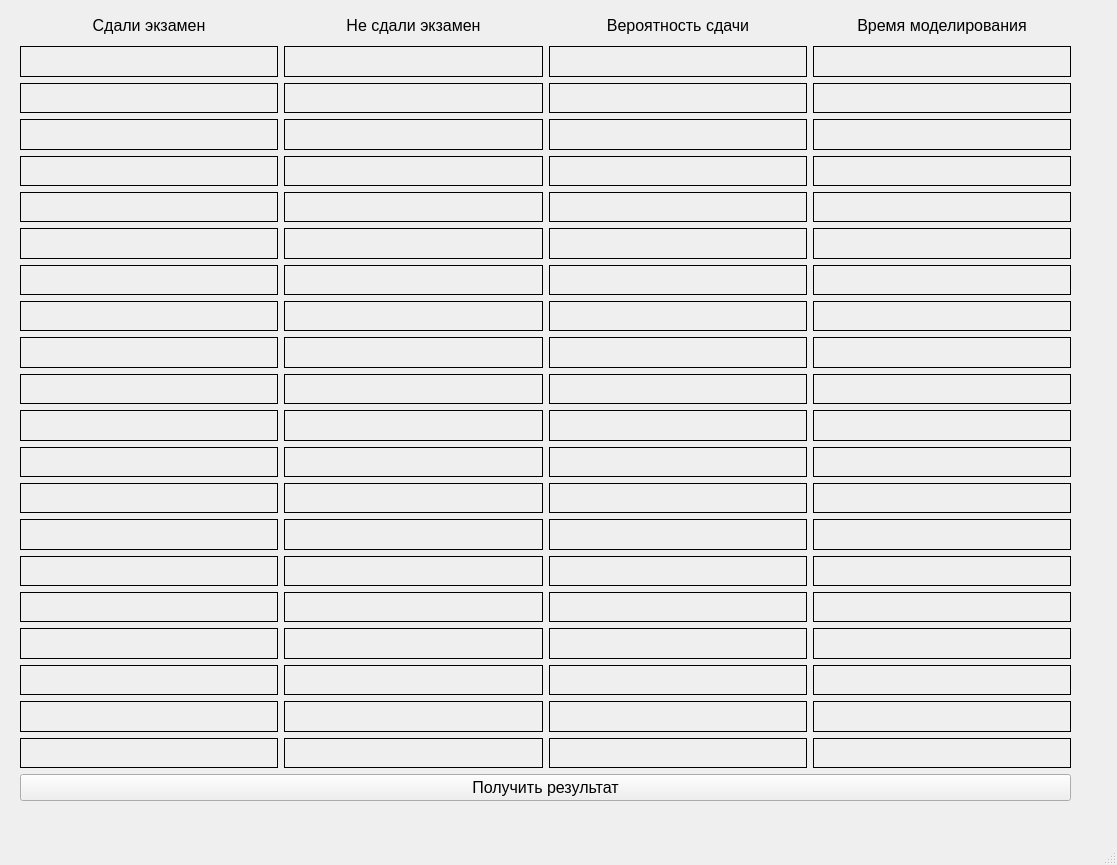
<?xml version="1.0" encoding="UTF-8"?>
<ui version="4.0">
 <class>MainWindow</class>
 <widget class="QMainWindow" name="MainWindow">
  <property name="geometry">
   <rect>
    <x>0</x>
    <y>0</y>
    <width>1117</width>
    <height>865</height>
   </rect>
  </property>
  <property name="windowTitle">
   <string>MainWindow</string>
  </property>
  <widget class="QWidget" name="centralwidget">
   <widget class="QWidget" name="gridLayoutWidget">
    <property name="geometry">
     <rect>
      <x>20</x>
      <y>10</y>
      <width>1051</width>
      <height>791</height>
     </rect>
    </property>
    <layout class="QGridLayout" name="gridLayout">
     <item row="6" column="3">
      <widget class="QLabel" name="field_23">
       <property name="font">
        <font>
         <pointsize>12</pointsize>
        </font>
       </property>
       <property name="styleSheet">
        <string notr="true">border-style: solid; border-width: 1px; border-color: black;</string>
       </property>
       <property name="text">
        <string/>
       </property>
       <property name="alignment">
        <set>Qt::AlignCenter</set>
       </property>
      </widget>
     </item>
     <item row="6" column="2">
      <widget class="QLabel" name="field_22">
       <property name="font">
        <font>
         <pointsize>12</pointsize>
        </font>
       </property>
       <property name="styleSheet">
        <string notr="true">border-style: solid; border-width: 1px; border-color: black;</string>
       </property>
       <property name="text">
        <string/>
       </property>
       <property name="alignment">
        <set>Qt::AlignCenter</set>
       </property>
      </widget>
     </item>
     <item row="18" column="0">
      <widget class="QLabel" name="field_68">
       <property name="font">
        <font>
         <pointsize>12</pointsize>
        </font>
       </property>
       <property name="styleSheet">
        <string notr="true">border-style: solid; border-width: 1px; border-color: black;</string>
       </property>
       <property name="text">
        <string/>
       </property>
       <property name="alignment">
        <set>Qt::AlignCenter</set>
       </property>
      </widget>
     </item>
     <item row="17" column="0">
      <widget class="QLabel" name="field_64">
       <property name="font">
        <font>
         <pointsize>12</pointsize>
        </font>
       </property>
       <property name="styleSheet">
        <string notr="true">border-style: solid; border-width: 1px; border-color: black;</string>
       </property>
       <property name="text">
        <string/>
       </property>
       <property name="alignment">
        <set>Qt::AlignCenter</set>
       </property>
      </widget>
     </item>
     <item row="17" column="1">
      <widget class="QLabel" name="field_65">
       <property name="font">
        <font>
         <pointsize>12</pointsize>
        </font>
       </property>
       <property name="styleSheet">
        <string notr="true">border-style: solid; border-width: 1px; border-color: black;</string>
       </property>
       <property name="text">
        <string/>
       </property>
       <property name="alignment">
        <set>Qt::AlignCenter</set>
       </property>
      </widget>
     </item>
     <item row="2" column="3">
      <widget class="QLabel" name="field_7">
       <property name="font">
        <font>
         <pointsize>12</pointsize>
        </font>
       </property>
       <property name="styleSheet">
        <string notr="true">border-style: solid; border-width: 1px; border-color: black;</string>
       </property>
       <property name="text">
        <string/>
       </property>
       <property name="alignment">
        <set>Qt::AlignCenter</set>
       </property>
      </widget>
     </item>
     <item row="2" column="2">
      <widget class="QLabel" name="field_6">
       <property name="font">
        <font>
         <pointsize>12</pointsize>
        </font>
       </property>
       <property name="styleSheet">
        <string notr="true">border-style: solid; border-width: 1px; border-color: black;</string>
       </property>
       <property name="text">
        <string/>
       </property>
       <property name="alignment">
        <set>Qt::AlignCenter</set>
       </property>
      </widget>
     </item>
     <item row="3" column="2">
      <widget class="QLabel" name="field_10">
       <property name="font">
        <font>
         <pointsize>12</pointsize>
        </font>
       </property>
       <property name="styleSheet">
        <string notr="true">border-style: solid; border-width: 1px; border-color: black;</string>
       </property>
       <property name="text">
        <string/>
       </property>
       <property name="alignment">
        <set>Qt::AlignCenter</set>
       </property>
      </widget>
     </item>
     <item row="3" column="0">
      <widget class="QLabel" name="field_8">
       <property name="font">
        <font>
         <pointsize>12</pointsize>
        </font>
       </property>
       <property name="styleSheet">
        <string notr="true">border-style: solid; border-width: 1px; border-color: black;</string>
       </property>
       <property name="text">
        <string/>
       </property>
       <property name="alignment">
        <set>Qt::AlignCenter</set>
       </property>
      </widget>
     </item>
     <item row="4" column="1">
      <widget class="QLabel" name="field_13">
       <property name="font">
        <font>
         <pointsize>12</pointsize>
        </font>
       </property>
       <property name="styleSheet">
        <string notr="true">border-style: solid; border-width: 1px; border-color: black;</string>
       </property>
       <property name="text">
        <string/>
       </property>
       <property name="alignment">
        <set>Qt::AlignCenter</set>
       </property>
      </widget>
     </item>
     <item row="4" column="0">
      <widget class="QLabel" name="field_12">
       <property name="font">
        <font>
         <pointsize>12</pointsize>
        </font>
       </property>
       <property name="styleSheet">
        <string notr="true">border-style: solid; border-width: 1px; border-color: black;</string>
       </property>
       <property name="text">
        <string/>
       </property>
       <property name="alignment">
        <set>Qt::AlignCenter</set>
       </property>
      </widget>
     </item>
     <item row="3" column="3">
      <widget class="QLabel" name="field_11">
       <property name="font">
        <font>
         <pointsize>12</pointsize>
        </font>
       </property>
       <property name="styleSheet">
        <string notr="true">border-style: solid; border-width: 1px; border-color: black;</string>
       </property>
       <property name="text">
        <string/>
       </property>
       <property name="alignment">
        <set>Qt::AlignCenter</set>
       </property>
      </widget>
     </item>
     <item row="4" column="2">
      <widget class="QLabel" name="field_14">
       <property name="font">
        <font>
         <pointsize>12</pointsize>
        </font>
       </property>
       <property name="styleSheet">
        <string notr="true">border-style: solid; border-width: 1px; border-color: black;</string>
       </property>
       <property name="text">
        <string/>
       </property>
       <property name="alignment">
        <set>Qt::AlignCenter</set>
       </property>
      </widget>
     </item>
     <item row="17" column="3">
      <widget class="QLabel" name="field_67">
       <property name="font">
        <font>
         <pointsize>12</pointsize>
        </font>
       </property>
       <property name="styleSheet">
        <string notr="true">border-style: solid; border-width: 1px; border-color: black;</string>
       </property>
       <property name="text">
        <string/>
       </property>
       <property name="alignment">
        <set>Qt::AlignCenter</set>
       </property>
      </widget>
     </item>
     <item row="1" column="2">
      <widget class="QLabel" name="field_2">
       <property name="font">
        <font>
         <pointsize>12</pointsize>
        </font>
       </property>
       <property name="styleSheet">
        <string notr="true">border-style: solid; border-width: 1px; border-color: black;</string>
       </property>
       <property name="text">
        <string/>
       </property>
       <property name="alignment">
        <set>Qt::AlignCenter</set>
       </property>
      </widget>
     </item>
     <item row="2" column="0">
      <widget class="QLabel" name="field_4">
       <property name="font">
        <font>
         <pointsize>12</pointsize>
        </font>
       </property>
       <property name="styleSheet">
        <string notr="true">border-style: solid; border-width: 1px; border-color: black;</string>
       </property>
       <property name="text">
        <string/>
       </property>
       <property name="alignment">
        <set>Qt::AlignCenter</set>
       </property>
      </widget>
     </item>
     <item row="3" column="1">
      <widget class="QLabel" name="field_9">
       <property name="font">
        <font>
         <pointsize>12</pointsize>
        </font>
       </property>
       <property name="styleSheet">
        <string notr="true">border-style: solid; border-width: 1px; border-color: black;</string>
       </property>
       <property name="text">
        <string/>
       </property>
       <property name="alignment">
        <set>Qt::AlignCenter</set>
       </property>
      </widget>
     </item>
     <item row="17" column="2">
      <widget class="QLabel" name="field_66">
       <property name="font">
        <font>
         <pointsize>12</pointsize>
        </font>
       </property>
       <property name="styleSheet">
        <string notr="true">border-style: solid; border-width: 1px; border-color: black;</string>
       </property>
       <property name="text">
        <string/>
       </property>
       <property name="alignment">
        <set>Qt::AlignCenter</set>
       </property>
      </widget>
     </item>
     <item row="5" column="2">
      <widget class="QLabel" name="field_18">
       <property name="font">
        <font>
         <pointsize>12</pointsize>
        </font>
       </property>
       <property name="styleSheet">
        <string notr="true">border-style: solid; border-width: 1px; border-color: black;</string>
       </property>
       <property name="text">
        <string/>
       </property>
       <property name="alignment">
        <set>Qt::AlignCenter</set>
       </property>
      </widget>
     </item>
     <item row="5" column="1">
      <widget class="QLabel" name="field_17">
       <property name="font">
        <font>
         <pointsize>12</pointsize>
        </font>
       </property>
       <property name="styleSheet">
        <string notr="true">border-style: solid; border-width: 1px; border-color: black;</string>
       </property>
       <property name="text">
        <string/>
       </property>
       <property name="alignment">
        <set>Qt::AlignCenter</set>
       </property>
      </widget>
     </item>
     <item row="1" column="3">
      <widget class="QLabel" name="field_3">
       <property name="font">
        <font>
         <pointsize>12</pointsize>
        </font>
       </property>
       <property name="styleSheet">
        <string notr="true">border-style: solid; border-width: 1px; border-color: black;</string>
       </property>
       <property name="text">
        <string/>
       </property>
       <property name="alignment">
        <set>Qt::AlignCenter</set>
       </property>
      </widget>
     </item>
     <item row="6" column="1">
      <widget class="QLabel" name="field_21">
       <property name="font">
        <font>
         <pointsize>12</pointsize>
        </font>
       </property>
       <property name="styleSheet">
        <string notr="true">border-style: solid; border-width: 1px; border-color: black;</string>
       </property>
       <property name="text">
        <string/>
       </property>
       <property name="alignment">
        <set>Qt::AlignCenter</set>
       </property>
      </widget>
     </item>
     <item row="4" column="3">
      <widget class="QLabel" name="field_15">
       <property name="font">
        <font>
         <pointsize>12</pointsize>
        </font>
       </property>
       <property name="styleSheet">
        <string notr="true">border-style: solid; border-width: 1px; border-color: black;</string>
       </property>
       <property name="text">
        <string/>
       </property>
       <property name="alignment">
        <set>Qt::AlignCenter</set>
       </property>
      </widget>
     </item>
     <item row="0" column="1">
      <widget class="QLabel" name="label_2">
       <property name="font">
        <font>
         <pointsize>12</pointsize>
        </font>
       </property>
       <property name="text">
        <string>Не сдали экзамен</string>
       </property>
       <property name="alignment">
        <set>Qt::AlignCenter</set>
       </property>
      </widget>
     </item>
     <item row="0" column="3">
      <widget class="QLabel" name="label_4">
       <property name="font">
        <font>
         <pointsize>12</pointsize>
        </font>
       </property>
       <property name="text">
        <string>Время моделирования</string>
       </property>
       <property name="alignment">
        <set>Qt::AlignCenter</set>
       </property>
      </widget>
     </item>
     <item row="0" column="2">
      <widget class="QLabel" name="label_3">
       <property name="font">
        <font>
         <pointsize>12</pointsize>
        </font>
       </property>
       <property name="text">
        <string>Вероятность сдачи</string>
       </property>
       <property name="alignment">
        <set>Qt::AlignCenter</set>
       </property>
      </widget>
     </item>
     <item row="5" column="3">
      <widget class="QLabel" name="field_19">
       <property name="font">
        <font>
         <pointsize>12</pointsize>
        </font>
       </property>
       <property name="styleSheet">
        <string notr="true">border-style: solid; border-width: 1px; border-color: black;</string>
       </property>
       <property name="text">
        <string/>
       </property>
       <property name="alignment">
        <set>Qt::AlignCenter</set>
       </property>
      </widget>
     </item>
     <item row="2" column="1">
      <widget class="QLabel" name="field_5">
       <property name="font">
        <font>
         <pointsize>12</pointsize>
        </font>
       </property>
       <property name="styleSheet">
        <string notr="true">border-style: solid; border-width: 1px; border-color: black;</string>
       </property>
       <property name="text">
        <string/>
       </property>
       <property name="alignment">
        <set>Qt::AlignCenter</set>
       </property>
      </widget>
     </item>
     <item row="1" column="1">
      <widget class="QLabel" name="field_1">
       <property name="font">
        <font>
         <pointsize>12</pointsize>
        </font>
       </property>
       <property name="styleSheet">
        <string notr="true">border-style: solid; border-width: 1px; border-color: black;</string>
       </property>
       <property name="text">
        <string/>
       </property>
       <property name="alignment">
        <set>Qt::AlignCenter</set>
       </property>
      </widget>
     </item>
     <item row="1" column="0">
      <widget class="QLabel" name="field_0">
       <property name="font">
        <font>
         <pointsize>12</pointsize>
        </font>
       </property>
       <property name="styleSheet">
        <string notr="true">border-style: solid; border-width: 1px; border-color: black;</string>
       </property>
       <property name="text">
        <string/>
       </property>
       <property name="alignment">
        <set>Qt::AlignCenter</set>
       </property>
      </widget>
     </item>
     <item row="5" column="0">
      <widget class="QLabel" name="field_16">
       <property name="font">
        <font>
         <pointsize>12</pointsize>
        </font>
       </property>
       <property name="styleSheet">
        <string notr="true">border-style: solid; border-width: 1px; border-color: black;</string>
       </property>
       <property name="text">
        <string/>
       </property>
       <property name="alignment">
        <set>Qt::AlignCenter</set>
       </property>
      </widget>
     </item>
     <item row="6" column="0">
      <widget class="QLabel" name="field_20">
       <property name="font">
        <font>
         <pointsize>12</pointsize>
        </font>
       </property>
       <property name="styleSheet">
        <string notr="true">border-style: solid; border-width: 1px; border-color: black;</string>
       </property>
       <property name="text">
        <string/>
       </property>
       <property name="alignment">
        <set>Qt::AlignCenter</set>
       </property>
      </widget>
     </item>
     <item row="20" column="0">
      <widget class="QLabel" name="field_76">
       <property name="font">
        <font>
         <pointsize>12</pointsize>
        </font>
       </property>
       <property name="styleSheet">
        <string notr="true">border-style: solid; border-width: 1px; border-color: black;</string>
       </property>
       <property name="text">
        <string/>
       </property>
       <property name="alignment">
        <set>Qt::AlignCenter</set>
       </property>
      </widget>
     </item>
     <item row="18" column="2">
      <widget class="QLabel" name="field_70">
       <property name="font">
        <font>
         <pointsize>12</pointsize>
        </font>
       </property>
       <property name="styleSheet">
        <string notr="true">border-style: solid; border-width: 1px; border-color: black;</string>
       </property>
       <property name="text">
        <string/>
       </property>
       <property name="alignment">
        <set>Qt::AlignCenter</set>
       </property>
      </widget>
     </item>
     <item row="18" column="1">
      <widget class="QLabel" name="field_69">
       <property name="font">
        <font>
         <pointsize>12</pointsize>
        </font>
       </property>
       <property name="styleSheet">
        <string notr="true">border-style: solid; border-width: 1px; border-color: black;</string>
       </property>
       <property name="text">
        <string/>
       </property>
       <property name="alignment">
        <set>Qt::AlignCenter</set>
       </property>
      </widget>
     </item>
     <item row="19" column="1">
      <widget class="QLabel" name="field_73">
       <property name="font">
        <font>
         <pointsize>12</pointsize>
        </font>
       </property>
       <property name="styleSheet">
        <string notr="true">border-style: solid; border-width: 1px; border-color: black;</string>
       </property>
       <property name="text">
        <string/>
       </property>
       <property name="alignment">
        <set>Qt::AlignCenter</set>
       </property>
      </widget>
     </item>
     <item row="18" column="3">
      <widget class="QLabel" name="field_71">
       <property name="font">
        <font>
         <pointsize>12</pointsize>
        </font>
       </property>
       <property name="styleSheet">
        <string notr="true">border-style: solid; border-width: 1px; border-color: black;</string>
       </property>
       <property name="text">
        <string/>
       </property>
       <property name="alignment">
        <set>Qt::AlignCenter</set>
       </property>
      </widget>
     </item>
     <item row="19" column="0">
      <widget class="QLabel" name="field_72">
       <property name="font">
        <font>
         <pointsize>12</pointsize>
        </font>
       </property>
       <property name="styleSheet">
        <string notr="true">border-style: solid; border-width: 1px; border-color: black;</string>
       </property>
       <property name="text">
        <string/>
       </property>
       <property name="alignment">
        <set>Qt::AlignCenter</set>
       </property>
      </widget>
     </item>
     <item row="20" column="1">
      <widget class="QLabel" name="field_77">
       <property name="font">
        <font>
         <pointsize>12</pointsize>
        </font>
       </property>
       <property name="styleSheet">
        <string notr="true">border-style: solid; border-width: 1px; border-color: black;</string>
       </property>
       <property name="text">
        <string/>
       </property>
       <property name="alignment">
        <set>Qt::AlignCenter</set>
       </property>
      </widget>
     </item>
     <item row="19" column="2">
      <widget class="QLabel" name="field_74">
       <property name="font">
        <font>
         <pointsize>12</pointsize>
        </font>
       </property>
       <property name="styleSheet">
        <string notr="true">border-style: solid; border-width: 1px; border-color: black;</string>
       </property>
       <property name="text">
        <string/>
       </property>
       <property name="alignment">
        <set>Qt::AlignCenter</set>
       </property>
      </widget>
     </item>
     <item row="19" column="3">
      <widget class="QLabel" name="field_75">
       <property name="font">
        <font>
         <pointsize>12</pointsize>
        </font>
       </property>
       <property name="styleSheet">
        <string notr="true">border-style: solid; border-width: 1px; border-color: black;</string>
       </property>
       <property name="text">
        <string/>
       </property>
       <property name="alignment">
        <set>Qt::AlignCenter</set>
       </property>
      </widget>
     </item>
     <item row="20" column="2">
      <widget class="QLabel" name="field_78">
       <property name="font">
        <font>
         <pointsize>12</pointsize>
        </font>
       </property>
       <property name="styleSheet">
        <string notr="true">border-style: solid; border-width: 1px; border-color: black;</string>
       </property>
       <property name="text">
        <string/>
       </property>
       <property name="alignment">
        <set>Qt::AlignCenter</set>
       </property>
      </widget>
     </item>
     <item row="20" column="3">
      <widget class="QLabel" name="field_79">
       <property name="font">
        <font>
         <pointsize>12</pointsize>
        </font>
       </property>
       <property name="styleSheet">
        <string notr="true">border-style: solid; border-width: 1px; border-color: black;</string>
       </property>
       <property name="text">
        <string/>
       </property>
       <property name="alignment">
        <set>Qt::AlignCenter</set>
       </property>
      </widget>
     </item>
     <item row="13" column="3">
      <widget class="QLabel" name="field_51">
       <property name="font">
        <font>
         <pointsize>12</pointsize>
        </font>
       </property>
       <property name="styleSheet">
        <string notr="true">border-style: solid; border-width: 1px; border-color: black;</string>
       </property>
       <property name="text">
        <string/>
       </property>
       <property name="alignment">
        <set>Qt::AlignCenter</set>
       </property>
      </widget>
     </item>
     <item row="13" column="2">
      <widget class="QLabel" name="field_50">
       <property name="font">
        <font>
         <pointsize>12</pointsize>
        </font>
       </property>
       <property name="styleSheet">
        <string notr="true">border-style: solid; border-width: 1px; border-color: black;</string>
       </property>
       <property name="text">
        <string/>
       </property>
       <property name="alignment">
        <set>Qt::AlignCenter</set>
       </property>
      </widget>
     </item>
     <item row="14" column="0">
      <widget class="QLabel" name="field_52">
       <property name="font">
        <font>
         <pointsize>12</pointsize>
        </font>
       </property>
       <property name="styleSheet">
        <string notr="true">border-style: solid; border-width: 1px; border-color: black;</string>
       </property>
       <property name="text">
        <string/>
       </property>
       <property name="alignment">
        <set>Qt::AlignCenter</set>
       </property>
      </widget>
     </item>
     <item row="14" column="2">
      <widget class="QLabel" name="field_54">
       <property name="font">
        <font>
         <pointsize>12</pointsize>
        </font>
       </property>
       <property name="styleSheet">
        <string notr="true">border-style: solid; border-width: 1px; border-color: black;</string>
       </property>
       <property name="text">
        <string/>
       </property>
       <property name="alignment">
        <set>Qt::AlignCenter</set>
       </property>
      </widget>
     </item>
     <item row="14" column="3">
      <widget class="QLabel" name="field_55">
       <property name="font">
        <font>
         <pointsize>12</pointsize>
        </font>
       </property>
       <property name="styleSheet">
        <string notr="true">border-style: solid; border-width: 1px; border-color: black;</string>
       </property>
       <property name="text">
        <string/>
       </property>
       <property name="alignment">
        <set>Qt::AlignCenter</set>
       </property>
      </widget>
     </item>
     <item row="14" column="1">
      <widget class="QLabel" name="field_53">
       <property name="font">
        <font>
         <pointsize>12</pointsize>
        </font>
       </property>
       <property name="styleSheet">
        <string notr="true">border-style: solid; border-width: 1px; border-color: black;</string>
       </property>
       <property name="text">
        <string/>
       </property>
       <property name="alignment">
        <set>Qt::AlignCenter</set>
       </property>
      </widget>
     </item>
     <item row="16" column="3">
      <widget class="QLabel" name="field_63">
       <property name="font">
        <font>
         <pointsize>12</pointsize>
        </font>
       </property>
       <property name="styleSheet">
        <string notr="true">border-style: solid; border-width: 1px; border-color: black;</string>
       </property>
       <property name="text">
        <string/>
       </property>
       <property name="alignment">
        <set>Qt::AlignCenter</set>
       </property>
      </widget>
     </item>
     <item row="16" column="0">
      <widget class="QLabel" name="field_60">
       <property name="font">
        <font>
         <pointsize>12</pointsize>
        </font>
       </property>
       <property name="styleSheet">
        <string notr="true">border-style: solid; border-width: 1px; border-color: black;</string>
       </property>
       <property name="text">
        <string/>
       </property>
       <property name="alignment">
        <set>Qt::AlignCenter</set>
       </property>
      </widget>
     </item>
     <item row="15" column="3">
      <widget class="QLabel" name="field_59">
       <property name="font">
        <font>
         <pointsize>12</pointsize>
        </font>
       </property>
       <property name="styleSheet">
        <string notr="true">border-style: solid; border-width: 1px; border-color: black;</string>
       </property>
       <property name="text">
        <string/>
       </property>
       <property name="alignment">
        <set>Qt::AlignCenter</set>
       </property>
      </widget>
     </item>
     <item row="15" column="2">
      <widget class="QLabel" name="field_58">
       <property name="font">
        <font>
         <pointsize>12</pointsize>
        </font>
       </property>
       <property name="styleSheet">
        <string notr="true">border-style: solid; border-width: 1px; border-color: black;</string>
       </property>
       <property name="text">
        <string/>
       </property>
       <property name="alignment">
        <set>Qt::AlignCenter</set>
       </property>
      </widget>
     </item>
     <item row="16" column="1">
      <widget class="QLabel" name="field_61">
       <property name="font">
        <font>
         <pointsize>12</pointsize>
        </font>
       </property>
       <property name="styleSheet">
        <string notr="true">border-style: solid; border-width: 1px; border-color: black;</string>
       </property>
       <property name="text">
        <string/>
       </property>
       <property name="alignment">
        <set>Qt::AlignCenter</set>
       </property>
      </widget>
     </item>
     <item row="7" column="0">
      <widget class="QLabel" name="field_24">
       <property name="font">
        <font>
         <pointsize>12</pointsize>
        </font>
       </property>
       <property name="styleSheet">
        <string notr="true">border-style: solid; border-width: 1px; border-color: black;</string>
       </property>
       <property name="text">
        <string/>
       </property>
       <property name="alignment">
        <set>Qt::AlignCenter</set>
       </property>
      </widget>
     </item>
     <item row="7" column="1">
      <widget class="QLabel" name="field_25">
       <property name="font">
        <font>
         <pointsize>12</pointsize>
        </font>
       </property>
       <property name="styleSheet">
        <string notr="true">border-style: solid; border-width: 1px; border-color: black;</string>
       </property>
       <property name="text">
        <string/>
       </property>
       <property name="alignment">
        <set>Qt::AlignCenter</set>
       </property>
      </widget>
     </item>
     <item row="8" column="0">
      <widget class="QLabel" name="field_28">
       <property name="font">
        <font>
         <pointsize>12</pointsize>
        </font>
       </property>
       <property name="styleSheet">
        <string notr="true">border-style: solid; border-width: 1px; border-color: black;</string>
       </property>
       <property name="text">
        <string/>
       </property>
       <property name="alignment">
        <set>Qt::AlignCenter</set>
       </property>
      </widget>
     </item>
     <item row="7" column="3">
      <widget class="QLabel" name="field_27">
       <property name="font">
        <font>
         <pointsize>12</pointsize>
        </font>
       </property>
       <property name="styleSheet">
        <string notr="true">border-style: solid; border-width: 1px; border-color: black;</string>
       </property>
       <property name="text">
        <string/>
       </property>
       <property name="alignment">
        <set>Qt::AlignCenter</set>
       </property>
      </widget>
     </item>
     <item row="7" column="2">
      <widget class="QLabel" name="field_26">
       <property name="font">
        <font>
         <pointsize>12</pointsize>
        </font>
       </property>
       <property name="styleSheet">
        <string notr="true">border-style: solid; border-width: 1px; border-color: black;</string>
       </property>
       <property name="text">
        <string/>
       </property>
       <property name="alignment">
        <set>Qt::AlignCenter</set>
       </property>
      </widget>
     </item>
     <item row="8" column="2">
      <widget class="QLabel" name="field_30">
       <property name="font">
        <font>
         <pointsize>12</pointsize>
        </font>
       </property>
       <property name="styleSheet">
        <string notr="true">border-style: solid; border-width: 1px; border-color: black;</string>
       </property>
       <property name="text">
        <string/>
       </property>
       <property name="alignment">
        <set>Qt::AlignCenter</set>
       </property>
      </widget>
     </item>
     <item row="8" column="1">
      <widget class="QLabel" name="field_29">
       <property name="font">
        <font>
         <pointsize>12</pointsize>
        </font>
       </property>
       <property name="styleSheet">
        <string notr="true">border-style: solid; border-width: 1px; border-color: black;</string>
       </property>
       <property name="text">
        <string/>
       </property>
       <property name="alignment">
        <set>Qt::AlignCenter</set>
       </property>
      </widget>
     </item>
     <item row="8" column="3">
      <widget class="QLabel" name="field_31">
       <property name="font">
        <font>
         <pointsize>12</pointsize>
        </font>
       </property>
       <property name="styleSheet">
        <string notr="true">border-style: solid; border-width: 1px; border-color: black;</string>
       </property>
       <property name="text">
        <string/>
       </property>
       <property name="alignment">
        <set>Qt::AlignCenter</set>
       </property>
      </widget>
     </item>
     <item row="9" column="1">
      <widget class="QLabel" name="field_33">
       <property name="font">
        <font>
         <pointsize>12</pointsize>
        </font>
       </property>
       <property name="styleSheet">
        <string notr="true">border-style: solid; border-width: 1px; border-color: black;</string>
       </property>
       <property name="text">
        <string/>
       </property>
       <property name="alignment">
        <set>Qt::AlignCenter</set>
       </property>
      </widget>
     </item>
     <item row="9" column="2">
      <widget class="QLabel" name="field_34">
       <property name="font">
        <font>
         <pointsize>12</pointsize>
        </font>
       </property>
       <property name="styleSheet">
        <string notr="true">border-style: solid; border-width: 1px; border-color: black;</string>
       </property>
       <property name="text">
        <string/>
       </property>
       <property name="alignment">
        <set>Qt::AlignCenter</set>
       </property>
      </widget>
     </item>
     <item row="9" column="3">
      <widget class="QLabel" name="field_35">
       <property name="font">
        <font>
         <pointsize>12</pointsize>
        </font>
       </property>
       <property name="styleSheet">
        <string notr="true">border-style: solid; border-width: 1px; border-color: black;</string>
       </property>
       <property name="text">
        <string/>
       </property>
       <property name="alignment">
        <set>Qt::AlignCenter</set>
       </property>
      </widget>
     </item>
     <item row="9" column="0">
      <widget class="QLabel" name="field_32">
       <property name="font">
        <font>
         <pointsize>12</pointsize>
        </font>
       </property>
       <property name="styleSheet">
        <string notr="true">border-style: solid; border-width: 1px; border-color: black;</string>
       </property>
       <property name="text">
        <string/>
       </property>
       <property name="alignment">
        <set>Qt::AlignCenter</set>
       </property>
      </widget>
     </item>
     <item row="10" column="2">
      <widget class="QLabel" name="field_38">
       <property name="font">
        <font>
         <pointsize>12</pointsize>
        </font>
       </property>
       <property name="styleSheet">
        <string notr="true">border-style: solid; border-width: 1px; border-color: black;</string>
       </property>
       <property name="text">
        <string/>
       </property>
       <property name="alignment">
        <set>Qt::AlignCenter</set>
       </property>
      </widget>
     </item>
     <item row="10" column="1">
      <widget class="QLabel" name="field_37">
       <property name="font">
        <font>
         <pointsize>12</pointsize>
        </font>
       </property>
       <property name="styleSheet">
        <string notr="true">border-style: solid; border-width: 1px; border-color: black;</string>
       </property>
       <property name="text">
        <string/>
       </property>
       <property name="alignment">
        <set>Qt::AlignCenter</set>
       </property>
      </widget>
     </item>
     <item row="15" column="0">
      <widget class="QLabel" name="field_56">
       <property name="font">
        <font>
         <pointsize>12</pointsize>
        </font>
       </property>
       <property name="styleSheet">
        <string notr="true">border-style: solid; border-width: 1px; border-color: black;</string>
       </property>
       <property name="text">
        <string/>
       </property>
       <property name="alignment">
        <set>Qt::AlignCenter</set>
       </property>
      </widget>
     </item>
     <item row="10" column="0">
      <widget class="QLabel" name="field_36">
       <property name="font">
        <font>
         <pointsize>12</pointsize>
        </font>
       </property>
       <property name="styleSheet">
        <string notr="true">border-style: solid; border-width: 1px; border-color: black;</string>
       </property>
       <property name="text">
        <string/>
       </property>
       <property name="alignment">
        <set>Qt::AlignCenter</set>
       </property>
      </widget>
     </item>
     <item row="11" column="1">
      <widget class="QLabel" name="field_41">
       <property name="font">
        <font>
         <pointsize>12</pointsize>
        </font>
       </property>
       <property name="styleSheet">
        <string notr="true">border-style: solid; border-width: 1px; border-color: black;</string>
       </property>
       <property name="text">
        <string/>
       </property>
       <property name="alignment">
        <set>Qt::AlignCenter</set>
       </property>
      </widget>
     </item>
     <item row="11" column="0">
      <widget class="QLabel" name="field_40">
       <property name="font">
        <font>
         <pointsize>12</pointsize>
        </font>
       </property>
       <property name="styleSheet">
        <string notr="true">border-style: solid; border-width: 1px; border-color: black;</string>
       </property>
       <property name="text">
        <string/>
       </property>
       <property name="alignment">
        <set>Qt::AlignCenter</set>
       </property>
      </widget>
     </item>
     <item row="10" column="3">
      <widget class="QLabel" name="field_39">
       <property name="font">
        <font>
         <pointsize>12</pointsize>
        </font>
       </property>
       <property name="styleSheet">
        <string notr="true">border-style: solid; border-width: 1px; border-color: black;</string>
       </property>
       <property name="text">
        <string/>
       </property>
       <property name="alignment">
        <set>Qt::AlignCenter</set>
       </property>
      </widget>
     </item>
     <item row="11" column="3">
      <widget class="QLabel" name="field_43">
       <property name="font">
        <font>
         <pointsize>12</pointsize>
        </font>
       </property>
       <property name="styleSheet">
        <string notr="true">border-style: solid; border-width: 1px; border-color: black;</string>
       </property>
       <property name="text">
        <string/>
       </property>
       <property name="alignment">
        <set>Qt::AlignCenter</set>
       </property>
      </widget>
     </item>
     <item row="11" column="2">
      <widget class="QLabel" name="field_42">
       <property name="font">
        <font>
         <pointsize>12</pointsize>
        </font>
       </property>
       <property name="styleSheet">
        <string notr="true">border-style: solid; border-width: 1px; border-color: black;</string>
       </property>
       <property name="text">
        <string/>
       </property>
       <property name="alignment">
        <set>Qt::AlignCenter</set>
       </property>
      </widget>
     </item>
     <item row="12" column="0">
      <widget class="QLabel" name="field_44">
       <property name="font">
        <font>
         <pointsize>12</pointsize>
        </font>
       </property>
       <property name="styleSheet">
        <string notr="true">border-style: solid; border-width: 1px; border-color: black;</string>
       </property>
       <property name="text">
        <string/>
       </property>
       <property name="alignment">
        <set>Qt::AlignCenter</set>
       </property>
      </widget>
     </item>
     <item row="12" column="3">
      <widget class="QLabel" name="field_47">
       <property name="font">
        <font>
         <pointsize>12</pointsize>
        </font>
       </property>
       <property name="styleSheet">
        <string notr="true">border-style: solid; border-width: 1px; border-color: black;</string>
       </property>
       <property name="text">
        <string/>
       </property>
       <property name="alignment">
        <set>Qt::AlignCenter</set>
       </property>
      </widget>
     </item>
     <item row="15" column="1">
      <widget class="QLabel" name="field_57">
       <property name="font">
        <font>
         <pointsize>12</pointsize>
        </font>
       </property>
       <property name="styleSheet">
        <string notr="true">border-style: solid; border-width: 1px; border-color: black;</string>
       </property>
       <property name="text">
        <string/>
       </property>
       <property name="alignment">
        <set>Qt::AlignCenter</set>
       </property>
      </widget>
     </item>
     <item row="12" column="2">
      <widget class="QLabel" name="field_46">
       <property name="font">
        <font>
         <pointsize>12</pointsize>
        </font>
       </property>
       <property name="styleSheet">
        <string notr="true">border-style: solid; border-width: 1px; border-color: black;</string>
       </property>
       <property name="text">
        <string/>
       </property>
       <property name="alignment">
        <set>Qt::AlignCenter</set>
       </property>
      </widget>
     </item>
     <item row="12" column="1">
      <widget class="QLabel" name="field_45">
       <property name="font">
        <font>
         <pointsize>12</pointsize>
        </font>
       </property>
       <property name="styleSheet">
        <string notr="true">border-style: solid; border-width: 1px; border-color: black;</string>
       </property>
       <property name="text">
        <string/>
       </property>
       <property name="alignment">
        <set>Qt::AlignCenter</set>
       </property>
      </widget>
     </item>
     <item row="13" column="1">
      <widget class="QLabel" name="field_49">
       <property name="font">
        <font>
         <pointsize>12</pointsize>
        </font>
       </property>
       <property name="styleSheet">
        <string notr="true">border-style: solid; border-width: 1px; border-color: black;</string>
       </property>
       <property name="text">
        <string/>
       </property>
       <property name="alignment">
        <set>Qt::AlignCenter</set>
       </property>
      </widget>
     </item>
     <item row="16" column="2">
      <widget class="QLabel" name="field_62">
       <property name="font">
        <font>
         <pointsize>12</pointsize>
        </font>
       </property>
       <property name="styleSheet">
        <string notr="true">border-style: solid; border-width: 1px; border-color: black;</string>
       </property>
       <property name="text">
        <string/>
       </property>
       <property name="alignment">
        <set>Qt::AlignCenter</set>
       </property>
      </widget>
     </item>
     <item row="13" column="0">
      <widget class="QLabel" name="field_48">
       <property name="font">
        <font>
         <pointsize>12</pointsize>
        </font>
       </property>
       <property name="styleSheet">
        <string notr="true">border-style: solid; border-width: 1px; border-color: black;</string>
       </property>
       <property name="text">
        <string/>
       </property>
       <property name="alignment">
        <set>Qt::AlignCenter</set>
       </property>
      </widget>
     </item>
     <item row="21" column="0" colspan="4">
      <widget class="QPushButton" name="pushButton">
       <property name="font">
        <font>
         <pointsize>12</pointsize>
        </font>
       </property>
       <property name="text">
        <string>Получить результат</string>
       </property>
      </widget>
     </item>
     <item row="0" column="0">
      <widget class="QLabel" name="label">
       <property name="font">
        <font>
         <pointsize>12</pointsize>
        </font>
       </property>
       <property name="text">
        <string>Сдали экзамен</string>
       </property>
       <property name="alignment">
        <set>Qt::AlignCenter</set>
       </property>
      </widget>
     </item>
    </layout>
   </widget>
  </widget>
  <widget class="QMenuBar" name="menubar">
   <property name="geometry">
    <rect>
     <x>0</x>
     <y>0</y>
     <width>1117</width>
     <height>26</height>
    </rect>
   </property>
  </widget>
  <widget class="QStatusBar" name="statusbar"/>
 </widget>
 <resources/>
 <connections/>
</ui>
